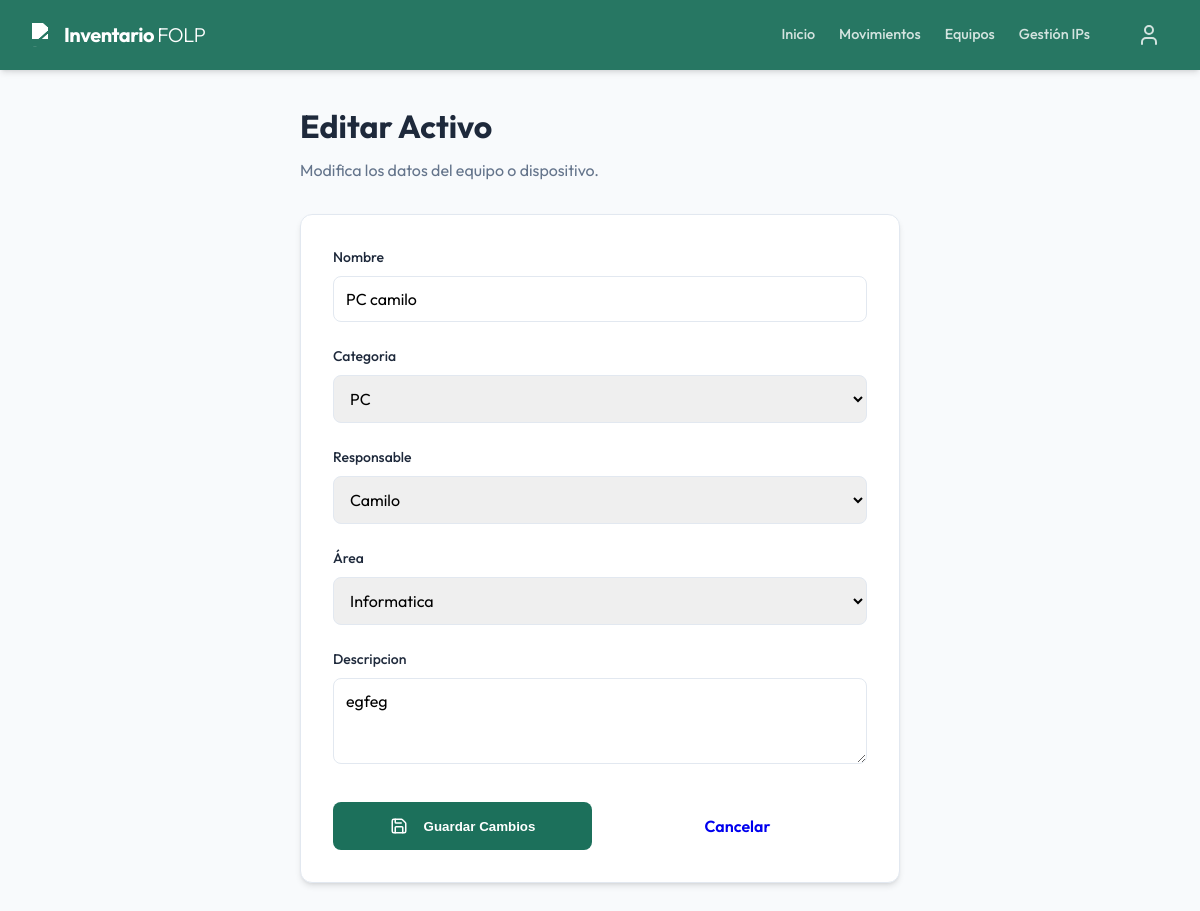
The app's page /activos/6/editar/ (signed in) with its own data.
### inventario/models.py (models this page shows, shortened)
class Item(models.Model):
    CATEGORIES = [
        ('PC', 'PC'),
        ('Impresora', 'Impresora'),
        ('Notebook', 'Notebook'),
        ('Redes', 'Redes'),
        ('Otro', 'Otro'),
    ]
    nombre = models.CharField(max_length=200)
    categoria = models.CharField(max_length=50, choices=CATEGORIES, default='Hardware')
    descripcion = models.TextField(blank=True, null=True)
    responsable = models.ForeignKey(Persona, on_delete=models.SET_NULL, null=True, blank=True, verbose_name="Responsable")
    responsable_otro = models.CharField(max_length=200, blank=True, null=True, verbose_name="Nombre de responsable (Otro)")
    area = models.ForeignKey(Area, on_delete=models.SET_NULL, null=True, blank=True, verbose_name="Área")
    class Meta:
        verbose_name = "Ítem"
        verbose_name_plural = "Ítems"

### inventario/views.py (the view, shortened to what this page needs)
# urls.py: path('activos/<int:pk>/editar/', views.ItemUpdateView.as_view(), name='item_update'),
class ItemUpdateView(LoginRequiredMixin, UpdateView):
    model = Item
    form_class = ItemForm
    template_name = 'inventario/item_form.html'
    success_url = reverse_lazy('item_list')

### inventario/forms.py
class ItemForm(forms.ModelForm):
    def __init__(self, *args, **kwargs):
        super().__init__(*args, **kwargs)
        self.fields['responsable'].empty_label = "Otro (Escribir nombre ↓)"
        self.fields['responsable'].required = False
    class Meta:
        model = Item
        fields = ['nombre', 'categoria', 'responsable', 'responsable_otro', 'area', 'descripcion']
        widgets = {
            'nombre': forms.TextInput(attrs={'class': 'form-control'}),
            'categoria': forms.Select(attrs={'class': 'form-control'}),
            'responsable': forms.Select(attrs={'class': 'form-control'}),
            'responsable_otro': forms.TextInput(attrs={'class': 'form-control', 'placeholder': 'Nombre del responsable'}),
            'area': forms.Select(attrs={'class': 'form-control'}),
            'descripcion': forms.Textarea(attrs={'class': 'form-control', 'rows': 3}),
        }

### inventario/models.py (called while the page is built)
    def __str__(self):
        return self.nombre

    def __str__(self):
        return self.nombre_completo

### templates/inventario/item_form.html (shortened to what this page needs)
{% extends 'base.html' %}
{% block content %}
<div style="max-width: 600px; margin: 0 auto;">
    <div class="page-header">
        <div>
            <h1 style="margin: 0;">{% if object %}Editar Activo{% else %}Nuevo Activo{% endif %}</h1>
            <p style="color: var(--text-muted); margin-top: 0.5rem;">
                {% if object %}Modifica los datos del equipo o dispositivo.{% else %}Registra un nuevo activo en el inventario.{% endif %}
            </p>
        </div>
    </div>
    <div class="card" style="padding: 2rem;">
        <form method="post">
            {% for field in form %}
            <div id="div_id_{{ field.name }}" style="margin-bottom: 1.5rem; {% if field.name == 'responsable_otro' %}display: none;{% endif %}">
                <label for="{{ field.id_for_label }}" style="display: block; margin-bottom: 0.5rem; font-weight: 500;">
                    {{ field.label }}
                </label>
                {{ field }}
            </div>
            {% endfor %}
            <div style="display: flex; gap: 1rem; margin-top: 2rem;">
                <button type="submit" class="btn btn-primary" style="flex: 1;">
                    <i data-lucide="save" style="margin-right: 0.5rem; width: 18px; height: 18px; vertical-align: text-bottom;"></i>
                    {% if object %}Guardar Cambios{% else %}Registrar Activo{% endif %}
                </button>
                <a href="{% url 'item_list' %}" class="btn btn-secondary" style="flex: 1; text-align: center;">Cancelar</a>
            </div>
        </form>
    </div>
</div>
{% endblock %}

### static/css/main.css (style rules this page uses)
:root { --primary: #1c705b; --primary-dark: #145041; --primary-light: #2a9d82; --accent: #f4a261; --bg: #f8fafc; --card-bg: #ffffff; --text: #1e293b; --text-muted: #64748b; --border: #e2e8f0; --shadow: 0 4px 6px -1px rgb(0 0 0 / 0.1), 0 2px 4px -2px rgb(0 0 0 / 0.1); --radius: 12px; }
* { margin: 0; padding: 0; box-sizing: border-box; }
body { font-family: 'Outfit', 'Inter', system-ui, -apple-system, sans-serif; background-color: var(--bg); color: var(--text); line-height: 1.5; }
.card { background: var(--card-bg); padding: 1.5rem; border-radius: var(--radius); border: 1px solid var(--border); box-shadow: var(--shadow); transition: transform 0.2s, box-shadow 0.2s; }
.btn { display: inline-flex; align-items: center; justify-content: center; padding: 0.75rem 1.5rem; border-radius: 8px; font-weight: 600; cursor: pointer; transition: all 0.2s; border: none; text-decoration: none; gap: 0.5rem; }
.btn-primary { background-color: var(--primary); color: white; }
label { display: block; font-size: 0.875rem; font-weight: 600; margin-bottom: 0.5rem; color: var(--text); }
input, select, textarea { width: 100%; max-width: 100%; padding: 0.75rem; border-radius: 8px; border: 1px solid var(--border); font-family: inherit; font-size: 1rem; }
select { text-overflow: ellipsis; overflow: hidden; white-space: nowrap; }
.page-header { display: flex; justify-content: space-between; align-items: center; margin-bottom: 2rem; gap: 1rem; }

### records on screen
Item: form "PC camilo" "PC" "Camilo" "Informatica" "egfeg"

### other values on screen
{{ field.label }} "Nombre" "Categoria" "Responsable" "Área" "Descripcion"
